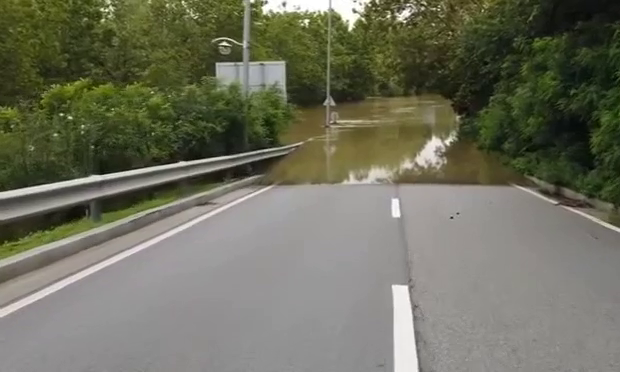
#> input picture frame 19 of test6.mp4, 620 x 372 px
$ python color.py
#> lines starting #> are read from the running program, lines starting #| are printed output that depends on the picture; after the words box and inside, x2 and y2 are one past the last pixel; in counts of white or black regions, pixels touching at a corner belong together
# importing modules

from cv2 import cv2
import numpy as np

# capturing video through webcam
cap = cv2.VideoCapture("test6.mp4")

while(1):
    _, img = cap.read()
#> img is the input picture: shape (372, 620, 3); mean B, G, R 93.3, 111, 109.9

    # converting frame(img i.e BGR) to HSV (hue-saturation-value)

    hsv = cv2.cvtColor(img, cv2.COLOR_BGR2HSV)
#> hsv: shape (372, 620, 3); mean H, S, V 43.5, 64.5, 113

    brown_lower = np.array([15, 15, 80], np.uint8)
    brown_upper = np.array([24, 200, 200], np.uint8)

    brown = cv2.inRange(hsv, brown_lower, brown_upper)
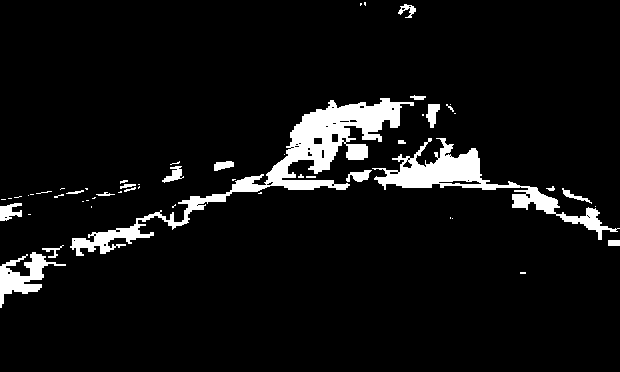
#> brown: shape (372, 620); 6.6% white; 54 white regions (33 under 20 px), largest, box (x1, y1, x2, y2) and area: (70, 98, 414, 256) 7663, (372, 138, 620, 240) 4356, (0, 252, 66, 308) 1296


    # Morphological transformation, Dilation
    kernal = np.ones((5, 5), "uint8")

    brown = cv2.dilate(brown, kernal)
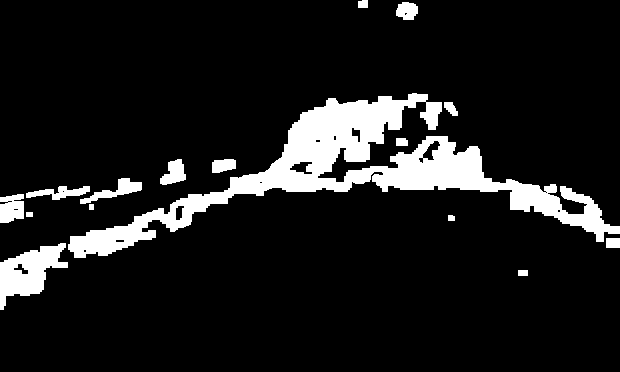
#> brown: shape (372, 620); 10.8% white; 16 white regions
    res = cv2.bitwise_and(img, img, mask=brown)
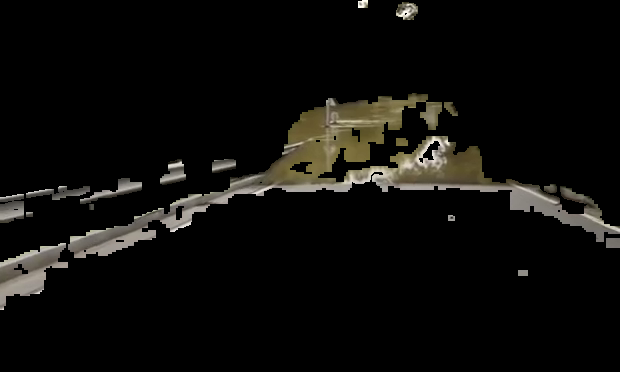
#> res: shape (372, 620, 3); mean B, G, R 10.6, 12.8, 13.6

    # Tracking the brown Color
    contours,hierachy=cv2.findContours(brown,cv2.RETR_TREE,cv2.CHAIN_APPROX_SIMPLE)
#> contours = 33 contours, 10 with area under 20; largest, box (x1, y1, x2, y2) and area: (68, 93, 620, 258) 18901, (0, 243, 68, 310) 2174, (0, 194, 24, 223) 520, (80, 178, 142, 204) 477, (160, 159, 186, 185) 382

    for pic, contour in enumerate(contours):
        area = cv2.contourArea(contour)
        if(area > 300):

            x, y, w, h = cv2.boundingRect(contour)
            img = cv2.rectangle(img, (x, y), (x+w, y+h), (0, 0, 255), 2)
            cv2.putText(img, "brown color", (x, y),
                        cv2.FONT_HERSHEY_SIMPLEX, 0.2, (0, 0, 255))
#> this loop made 33 passes
#> (area, x, y, w, h) on passes 2, 8, 11, 13, 15, 18: (2174, 0, 243, 68, 67), (520.5, 0, 194, 24, 29), (375.5, 26, 186, 64, 14), (477, 80, 178, 62, 26), (381.5, 160, 159, 26, 26), (18901, 68, 93, 552, 165)
#> area on passes 3, 5, 14, 16, 17, 20: 81, 28.5, 242.5, 73.5, 102, 25
#> pass 2, `img = cv2.rectangle(img, (x, y), (x+w, y+h), (0, 0, 255), 2)`:
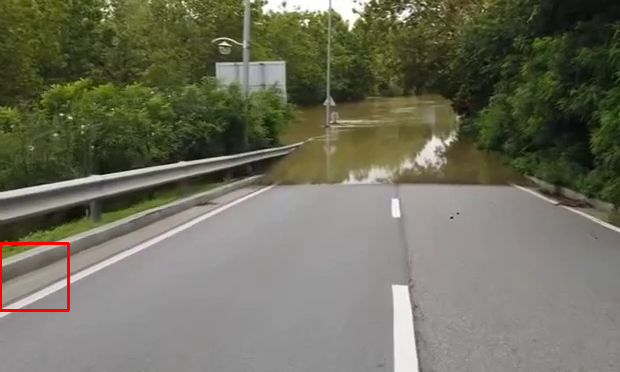
#> img: shape (372, 620, 3); 0.32% of pixels changed, all inside (x1, y1, x2, y2) = (0, 242, 70, 312)
#> after the loop:
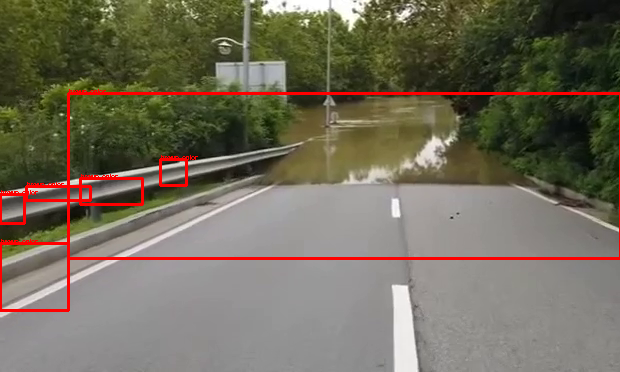
#> img: shape (372, 620, 3); 2.49% of pixels changed, all inside (x1, y1, x2, y2) = (0, 89, 620, 260)

    # cv2.imshow("brown",brown)
    cv2.imshow("Color Tracking", img)
    # cv2.imshow("brown",res)
    if cv2.waitKey(23) & 0xFF == ord('q'):
#> (key q is pressed here)
        cap.release()
        cv2.destroyAllWindows()
        break

$ run again, starting later in the video
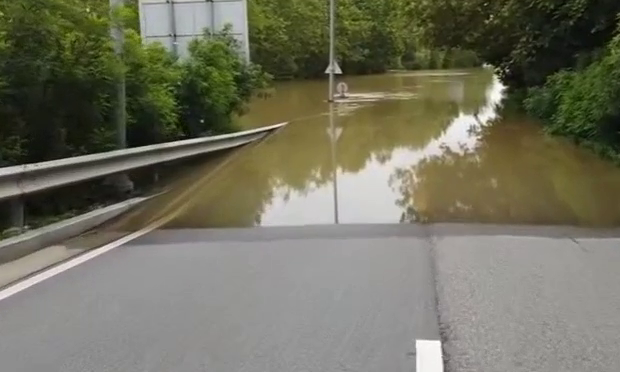
#> input picture frame 87 of test6.mp4, 620 x 372 px
#> img is the input picture: shape (372, 620, 3); mean B, G, R 94.5, 112.4, 113.2
#> hsv: shape (372, 620, 3); mean H, S, V 32.2, 64.8, 115.6
#> `brown = cv2.inRange(hsv, brown_lower, brown_upper)`:
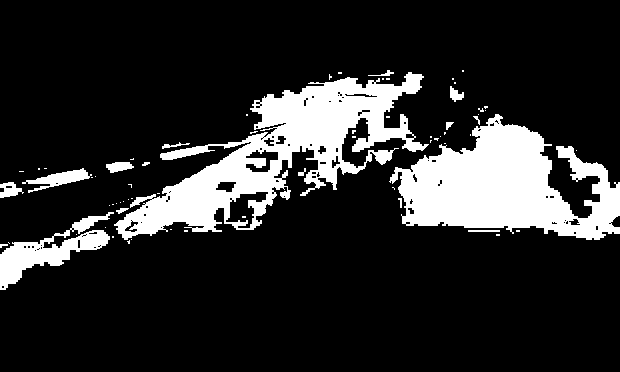
#> brown: shape (372, 620); 16.6% white; 68 white regions (51 under 20 px), largest, box (x1, y1, x2, y2) and area: (114, 72, 429, 240) 17666, (389, 114, 620, 240) 15960, (0, 212, 114, 290) 2874
#> contours = 30 contours, 8 with area under 20; largest, box (x1, y1, x2, y2) and area: (0, 68, 620, 292) 49365, (0, 166, 98, 200) 1450, (545, 147, 599, 217) 1322, (104, 156, 136, 175) 372, (231, 193, 265, 221) 372
#> the loop `for pic, contour in enumerate(contours):` made 30 passes
#> (area, x, y, w, h) on passes 3, 7, 10, 16, 26: (1449.5, 0, 166, 98, 34), (372.5, 104, 156, 32, 19), (49365, 0, 68, 620, 224), (371.5, 231, 193, 34, 28), (1322.5, 545, 147, 54, 70)
#> after the loop `for pic, contour in enumerate(contours):`:
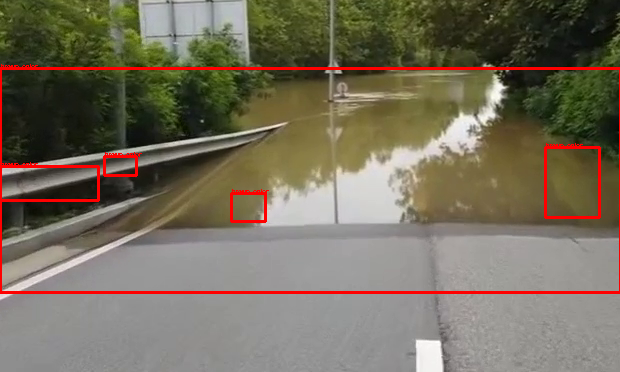
#> img: shape (372, 620, 3); mean B, G, R 92.2, 109.6, 117.8

$ run again, starting later in the video
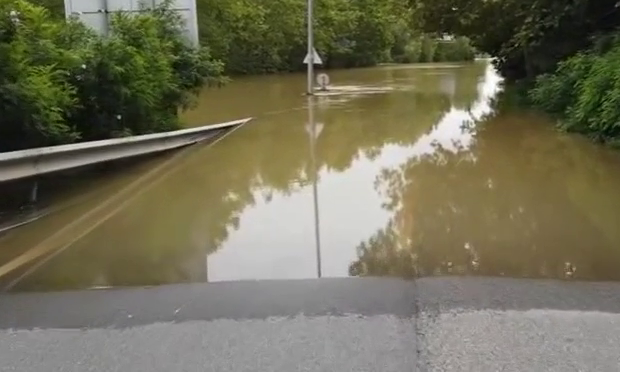
#> input picture frame 156 of test6.mp4, 620 x 372 px
#> img is the input picture: shape (372, 620, 3); mean B, G, R 87.5, 110.5, 113.7
#> hsv: shape (372, 620, 3); mean H, S, V 33.4, 76.6, 115.9
#> `brown = cv2.inRange(hsv, brown_lower, brown_upper)`:
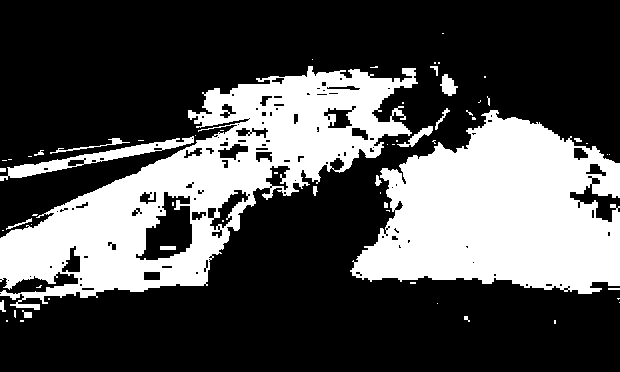
#> brown: shape (372, 620); 31.3% white; 62 white regions (42 under 20 px), largest, box (x1, y1, x2, y2) and area: (0, 66, 418, 310) 35890, (350, 110, 620, 294) 33109, (0, 136, 194, 181) 1703
#> contours = 57 contours, 22 with area under 20; largest, box (x1, y1, x2, y2) and area: (0, 64, 620, 324) 87278, (145, 197, 191, 259) 1476, (428, 60, 460, 98) 513, (13, 280, 45, 292) 184, (221, 195, 241, 219) 149
#> the loop `for pic, contour in enumerate(contours):` made 57 passes
#> (area, x, y, w, h) on passes 12, 28, 55: (87278, 0, 64, 620, 260), (1476.5, 145, 197, 46, 62), (513, 428, 60, 32, 38)
#> after the loop `for pic, contour in enumerate(contours):`:
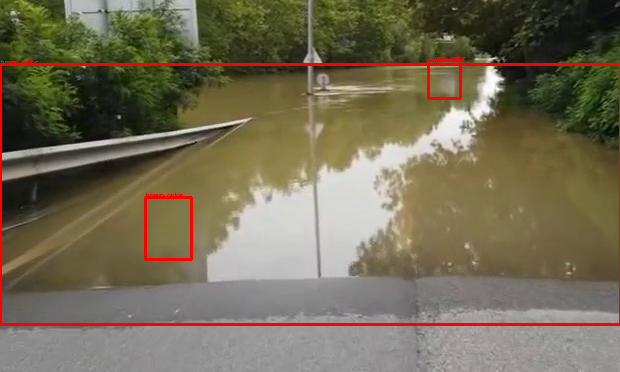
#> img: shape (372, 620, 3); 2.46% of pixels changed, all inside (x1, y1, x2, y2) = (0, 56, 620, 326)
